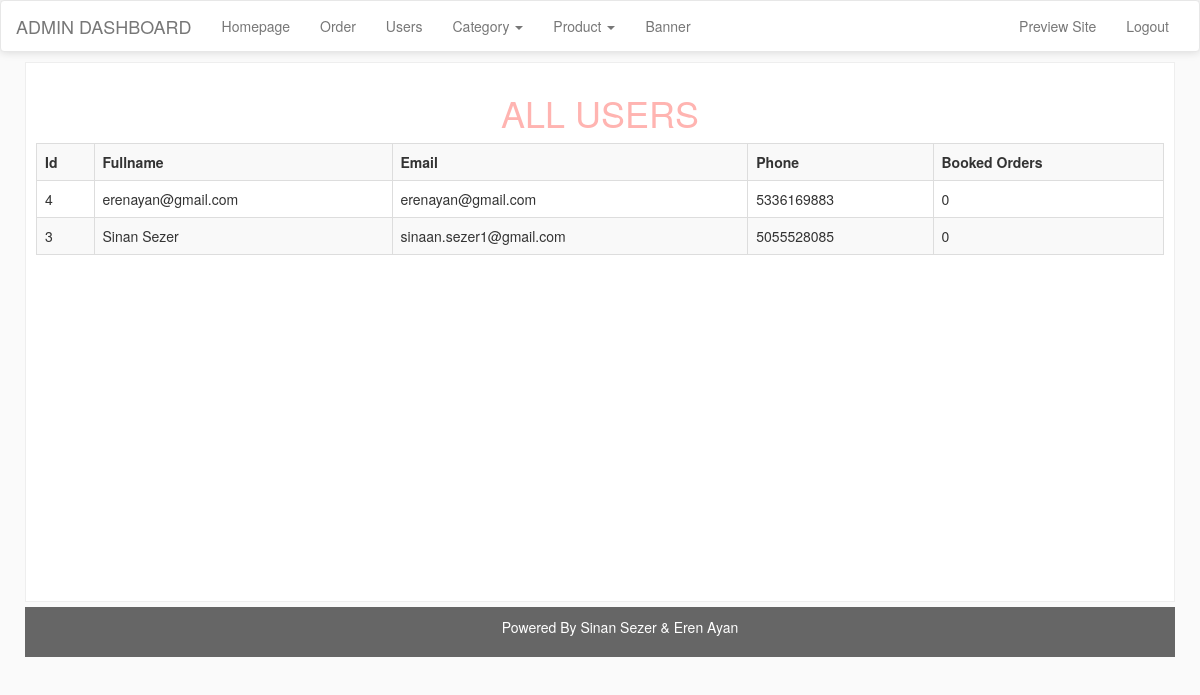
The app's page /Codes/shopping/admin/users.php (signed in) with its own data.
### tables this page shows
CREATE TABLE `user` (
  `id` int(11) NOT NULL,
  `fullname` text NOT NULL,
  `email` text NOT NULL,
  `phone` text NOT NULL,
  `password` text NOT NULL
);

### Codes/shopping/classes/Db.php (called while the page is built, shortened)
<?php
	class Db{
		public static $_mysqli = null;
		private $_host = "localhost",
				$_database = "shopping",
				$_username = "root",
				$_password = "";
		public function __construct(){
			return $this->Connnect();
		}
		public function Connnect(){
			self::$_mysqli = mysqli_connect($this->_host,$this->_username,$this->_password,$this->_database);
			if(!mysqli_connect_errno()){
				return self::$_mysqli;
			}else{
				echo "Connection Failed ". mysqli_connect_error();
			}
		}
		public function Query($q){
			$v =  mysqli_query(self::$_mysqli, $q);
			return $v;
		}
		public function FetchAll($howmuch, $table, $where, $order){
			if(isset($where)){
				$q =  $this->Query("SELECT {$howmuch} FROM {$table} WHERE {$where} ORDER BY {$order}");
			}else{
				$q = $this->Query("SELECT {$howmuch} FROM {$table} ORDER BY {$order}");
			}
			$fetchArray = array();
			$i = 0;
			while($fetch = mysqli_fetch_assoc($q)){
				$fetchArray[$i] = $fetch;
				$i++;
			}
			return $fetchArray;
		}
		public function GetNum($table,$where){
			if(is_null($where) == false){
				$q = $this->Query("SELECT * FROM `{$table}` WHERE {$where}");
				$num = mysqli_num_rows($q);
			}else{
				$q = $this->Query("SELECT * FROM `{$table}`");
				$num = mysqli_num_rows($q);
			}
			return $num;
		}
	}
?>

### Codes/shopping/admin/inc/init.php (called while the page is built, shortened)
<?php
	require_once("./../classes/Db.php");
	$db = new Db();
?>

### Codes/shopping/admin/users.php (the view, shortened to what this page needs)
<?php
	require_once("inc/header.php");
	require_once("inc/navbar.php");
?>
<div class="container padding-10">
	<div id="search-container">
		<h1 class="text-center text-bs-primary text-upper">All Users</h1>
		<table class="table table-bordered table-striped">
			<th>Id</th>
			<th>Fullname</th>
			<th>Email</th>
			<th>Phone</th>
			<th>Booked Orders</th>
			<tr>
		<?php
			$users = $db->FetchAll("id,fullname,email,phone","user",null,"`id` DESC");
			foreach ($users as $key => $user) {
				$user_id = $user['id'];
				$booked_orders = $db->GetNum("buy","user_id='$user_id'");
				echo "<td>{$user['id']}</td><td>{$user['fullname']}</td><td>{$user['email']}</td><td>{$user['phone']}</td><td>{$booked_orders}</td><tr>";
			}
		?>
		</table>
	</div>
	<?php require_once("../inc/footer-nav.php"); ?>
</div>
<?php require_once("inc/footer.php"); ?>

### Codes/shopping/css/style.css (style rules this page uses)
.text-center { text-align: center; }
.text-upper { text-transform: uppercase; }
.text-bs-primary { color: #ffb4b1; }
.padding-10 { padding: 10px; }

### Codes/shopping/css/cart.css (style rules this page uses)
body { background: #fafafa; }
#search-container { height: auto; width: 100%; background: white; padding: 10px; border:1px solid #eee; min-height: 540px; margin-bottom: 5px; }

### records on screen
user: id "4", fullname "erenayan@gmail.com", email "erenayan@gmail.com", phone "5336169883", booked_orders "0"
user: id "3", fullname "Sinan Sezer", email "sinaan.sezer1@gmail.com", phone "5055528085", booked_orders "0"
